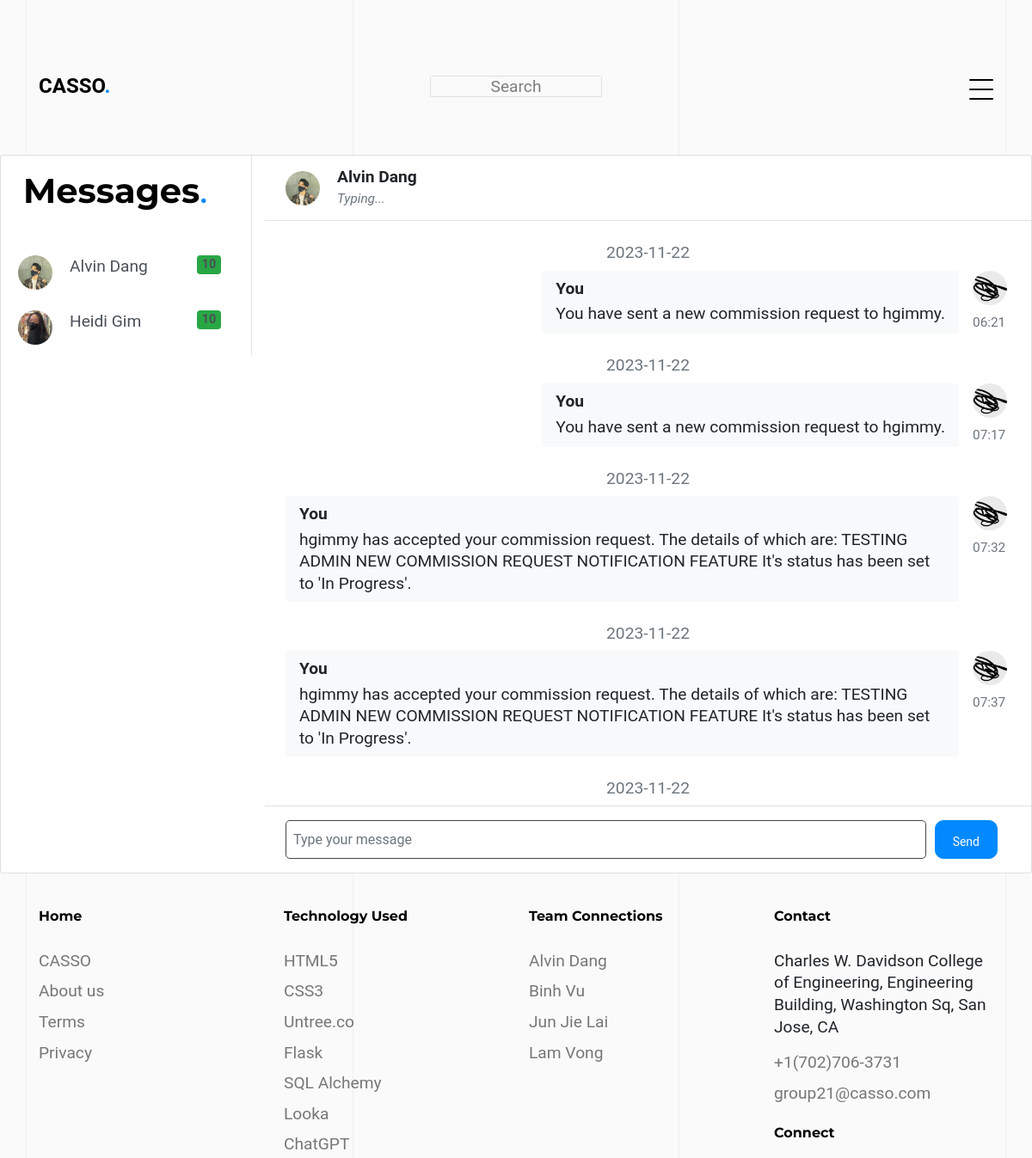
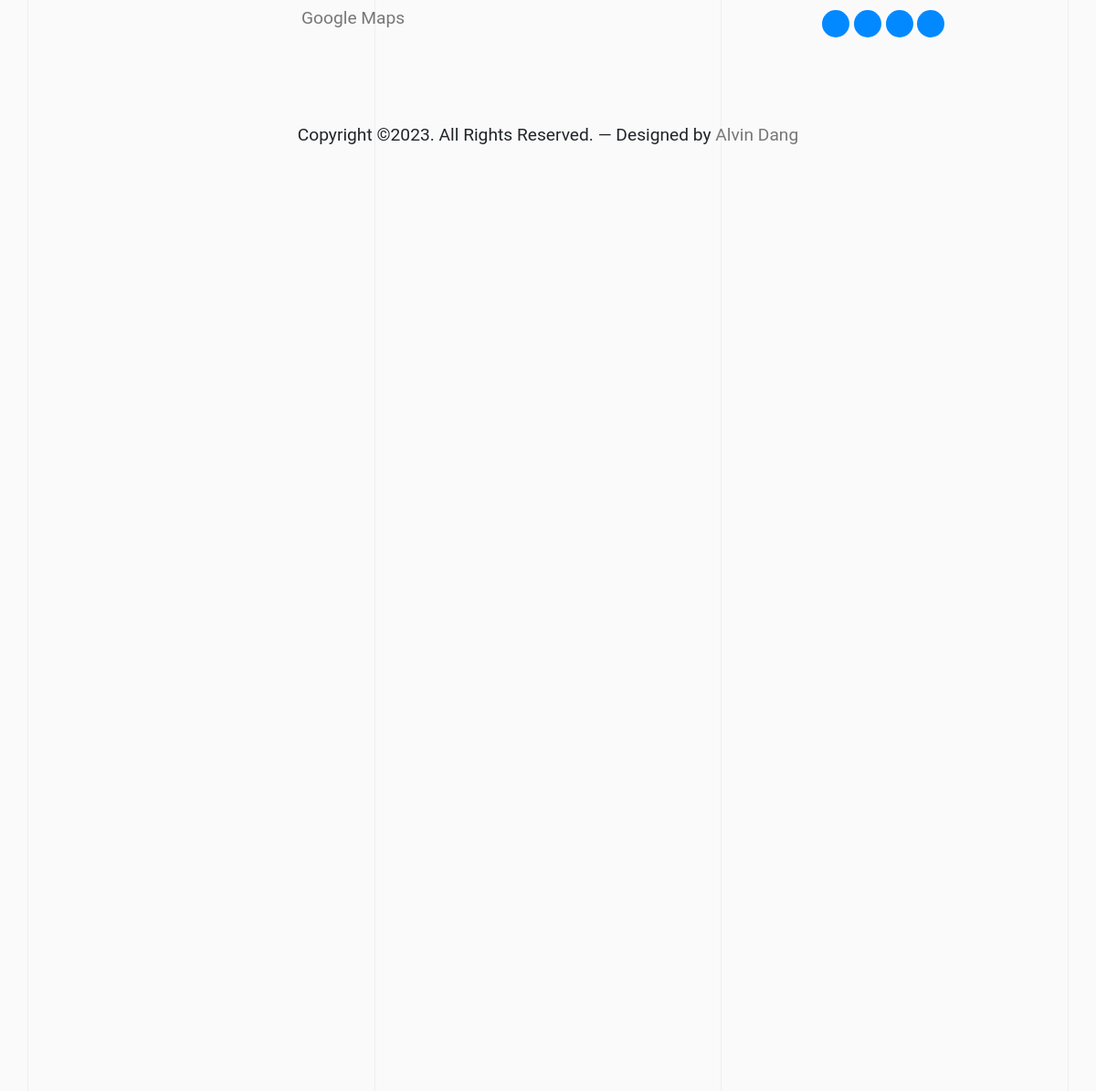
Screenshot of /chat/4 (signed in) with the database file from the repository (2 pictures, top to bottom).
### app/models.py (models this page shows, shortened)
class ChatSession(db.Model):
    id = db.Column(db.Integer, primary_key=True)
    user1_id = db.Column(db.Integer, db.ForeignKey('user.id'), nullable=False)
    user2_id = db.Column(db.Integer, db.ForeignKey('user.id'), nullable=False)
    created_at = db.Column(db.TIMESTAMP, default=db.func.current_timestamp())
    messages = db.relationship('Message', back_populates='chat_session', lazy='dynamic', cascade='all, delete-orphan')

class User(UserMixin, db.Model):
    id = db.Column(db.Integer, primary_key=True)
    full_name = db.Column(db.String(80), nullable=False)
    username = db.Column(db.String(80), unique=True, nullable=False)
    email = db.Column(db.String(120), unique=True, nullable=False)
    password = db.Column(db.String(60), nullable=False)
    biography = db.Column(db.String(255))
    profile_picture = db.Column(db.String(255), default='default.jpg')
    def get(user_id):
        return User.query.get(int(user_id))
    posts = db.relationship('Post', backref='user', lazy=True, cascade='all, delete-orphan')
    '''commission_requests_sent = db.relationship('CommissionRequest',
        foreign_keys='CommissionRequest.sender_id',
        backref=db.backref('requesting_user', lazy='dynamic', uselist=True, back_populates='sender')
    )
    commission_requests_received = db.relationship('CommissionRequest',
        foreign_keys='CommissionRequest.receiver_id',
        backref=db.backref('commissioned_user', lazy='dynamic', uselist=True, back_populates='receiver')
    )'''
    commission_requests_sent = db.relationship('CommissionRequest',
        foreign_keys='CommissionRequest.sender_id',
        back_populates='sender',
        lazy='dynamic',
        cascade='all, delete-orphan')
    commission_requests_received = db.relationship('CommissionRequest',
        foreign_keys='CommissionRequest.receiver_id',
        back_populates='receiver',
        lazy='dynamic',
        cascade='all, delete-orphan')
    payments_sent = db.relationship('Payment',
        foreign_keys='Payment.payer_id',
        back_populates='payer',
        lazy='dynamic',
        cascade='all, delete-orphan')
    payments_received = db.relationship('Payment',
        foreign_keys='Payment.payee_id',
        back_populates='payee',
        lazy='dynamic',
        cascade='all, delete-orphan')
    messages_sent = db.relationship('Message',
        foreign_keys='Message.sender_id',
        backref='sent_messages',
        lazy='dynamic',
        overlaps="sent_messages",
        cascade='all, delete-orphan')
    messages_received = db.relationship('Message',
        foreign_keys='Message.receiver_id',
        backref='received_messages',
        lazy='dynamic',
        overlaps="received_messages",
        cascade='all, delete-orphan')
    '''chat_sessions_as_user1 = db.relationship('ChatSession',
        foreign_keys='ChatSession.user1_id', backref='user1', lazy='dynamic')
    chat_sessions_as_user2 = db.relationship('ChatSession',
        foreign_keys='ChatSession.user2_id', backref='user2', lazy='dynamic')

    likes = db.relationship('Like', backref='user', lazy='dynamic') # One to many

    followers = db.relationship('Follow', foreign_keys='Follow.followed_id', backref='followed', lazy='dynamic')
    following = db.relationship('Follow', foreign_keys='Follow.follower_id', backref='follower', lazy='dynamic')

    notifications = db.relationship('Notification', backref='user', lazy='dynamic')'''
    chat_sessions_as_user1 = db.relationship('ChatSession',
        foreign_keys='ChatSession.user1_id',
        backref='user1',
        lazy='dynamic',
        cascade='all, delete-orphan')
    chat_sessions_as_user2 = db.relationship('ChatSession',
        foreign_keys='ChatSession.user2_id',
        backref='user2',
        lazy='dynamic',
        cascade='all, delete-orphan')
    followers = db.relationship('Follow', foreign_keys='Follow.followed_id',
        backref='followed',
        lazy='dynamic',
        cascade='all, delete-orphan')
    following = db.relationship('Follow', foreign_keys='Follow.follower_id',
        backref='follower',
        lazy='dynamic',
        cascade='all, delete-orphan')

class Message(db.Model):
    id = db.Column(db.Integer, primary_key=True)
    sender_id = db.Column(db.Integer, db.ForeignKey('user.id'), nullable=False)
    receiver_id = db.Column(db.Integer, db.ForeignKey('user.id'), nullable=False)
    content = db.Column(db.String(255), nullable=False)
    created_at = db.Column(db.TIMESTAMP, default=db.func.current_timestamp())
    chat_session_id = db.Column(db.Integer, db.ForeignKey('chat_session.id'))
    sender = db.relationship('User', foreign_keys=[sender_id], backref='sent_messages', overlaps="sent_messages")
    receiver = db.relationship('User', foreign_keys=[receiver_id], backref='received_messages', overlaps="sent_messages")
    chat_session_id = db.Column(db.Integer, db.ForeignKey('chat_session.id'))
    chat_session = db.relationship('ChatSession', back_populates='messages')

### app/routes.py (the view, shortened to what this page needs)
@bp.route('/chat/<int:chat_session_id>', methods=['GET', 'POST'])
@login_required
def chat_session(chat_session_id):
    curr_chat_session = ChatSession.query.get_or_404(chat_session_id)
    user_chat_sessions = ChatSession.query.filter(
        (ChatSession.user1_id == current_user.id) | (ChatSession.user2_id == current_user.id)
    ).all()
    most_recent_chat_session = None
    most_recent_message_time = None
    for chat_session in user_chat_sessions:
        most_recent_message = Message.query.filter_by(chat_session_id=chat_session.id).order_by(Message.created_at.asc()).first()
        if most_recent_message and (most_recent_message_time is None or most_recent_message.created_at > most_recent_message_time):
            most_recent_chat_session = chat_session
            most_recent_message_time = most_recent_message.created_at
    messages = curr_chat_session.messages.order_by(Message.created_at.asc()).all()
    commission_requests = CommissionRequest.query.filter((CommissionRequest.receiver_id == current_user.id) | (CommissionRequest.sender_id == current_user.id)).all()
    for commission_request in commission_requests:
        print(commission_request.id)
    return render_template('chat.html', user_chat_sessions=user_chat_sessions,
            current_chat_session=curr_chat_session, messages=messages,
            commission_requests=commission_requests)

### run.py (called while the page is built)
@login_manager.user_loader
def load_user(user_id):
    from app.models import User
    return User.get(user_id)

### templates/chat.html (shortened to what this page needs)
{% extends "base.html" %}
{% block content %}
<link rel="stylesheet" href="{{ url_for('static', filename='css/chat.css') }}">
<div class="untree_co-section pb-0">
    <div class="msg-container p-0">
		<div class="card" style="height: 100%;">
			<div class="row g-0" style="height: 100%;">
				<div class="col-12 col-lg-5 col-xl-3 border-right" style="height: 100%;">
					<div style="margin-left: 20px; margin-top: 10px; padding-left: 5px; border: 1px solid white;">
					<h1 class="heading gsap-reveal-hero mb-3"><span class="reveal-wrap"><span class="reveal-content" style="transform: matrix(1, 0, 0, 1, 0, 0);"><strong>Messages</strong><span class="text-primary">.</span></span></span></h1>
					</div>
					<div class="chat-users p-0">
						{% if user_chat_sessions %}
							{% for chat_session in user_chat_sessions %}
								<a href="{{ url_for('main.chat_session', chat_session_id=chat_session.id) }}" class="list-group-item list-group-item-action border-0">
									<div class="badge bg-success float-right">{{ chat_session.messages.count() }}</div>
									<div class="d-flex align-items-start">
										{% if chat_session.user1.id == current_user.id %}
											<img src="{{ url_for('static', filename='images/userPhotos/' + chat_session.user2.profile_picture) }}" class="rounded-circle mr-1" alt="{{ chat_session.user2.full_name }}" width="40" height="40">
											<div class="flex-grow-1 ml-3">
												{{ chat_session.user2.full_name }}
											</div>
										{% else %}
											<img src="{{ url_for('static', filename='images/userPhotos/' + chat_session.user1.profile_picture) }}" class="rounded-circle mr-1" alt="{{ chat_session.user1.full_name }}" width="40" height="40">
											<div class="flex-grow-1 ml-3">
												{{ chat_session.user1.full_name }}
											</div>
										{% endif %}
									</div>
								</a>
							{% endfor %}
						{% endif %}
					</div>
				</div>
				<div class="col-12 col-lg-7 col-xl-9" style="height: 100%;">
					<div class="py-2 px-4 border-bottom d-none d-lg-block">
						{% if current_chat_session %}
							<div class="d-flex align-items-center py-1">
								{% if current_chat_session.user1.id == current_user.id %}
									<div class="position-relative">
										<img src="{{ url_for('static', filename='images/userPhotos/' + current_chat_session.user2.profile_picture) }}"
											class="rounded-circle mr-1" alt="{{ current_chat_session.user2.full_name }}"
											width="40" height="40">
									</div>
									<div class="flex-grow-1 pl-3">
										<strong>{{ current_chat_session.user2.full_name }}</strong>
										<div class="text-muted small"><em>Typing...</em></div>
									</div>
								{% else %}
									<div class="position-relative">
										<img src="{{ url_for('static', filename='images/userPhotos/' + current_chat_session.user1.profile_picture) }}"
											class="rounded-circle mr-1" alt="{{ current_chat_session.user1.full_name }}"
											width="40" height="40">
									</div>
									<div class="flex-grow-1 pl-3">
										<strong>{{ current_chat_session.user1.full_name }}</strong>
										<div class="text-muted small"><em>Typing...</em></div>
									</div>
								{% endif %}
							</div>
						{% else %}
							<div class="flex-grow-1 pl-3">
								<strong>No current chat session to display.</strong>
								<div class="text-muted small"><em>Start a chat with another user to display!</em></div>
							</div>
						{% endif %}
					</div>
					<div class="position-relative" style="height: 80%;">
						<div id="chat-messages" class="chat-messages p-4" style="height: 100%;">
							{% if messages %}
								{% set current_date = None %}
								{% for message in messages %}
									{% if current_date != message.created_at.strftime('%Y-%m-%d') %}
										<div class="text-muted text-center mb-2">
											{{ message.created_at.strftime('%Y-%m-%d') }}
										</div>
										{% set current_date = message.created_at.strftime('%Y-%m-%d') %}
									{% endif %}
									{% if message.sender_id == current_user.id %}
										<div class="chat-message-right pb-4">
											<div>
												<img src="{{ url_for('static', filename='images/userPhotos/' + message.sender.profile_picture) }}"
													class="rounded-circle mr-1" alt="{{ message.sender.full_name }}"
													width="40" height="40">
												<div class="text-muted small text-nowrap mt-2">{{ message.created_at.strftime('%H:%M') }}</div>
											</div>
											<div class="flex-shrink-1 bg-light rounded py-2 px-3 mr-3">
												<div class="font-weight-bold mb-1">You</div>
												{{ message.content }}
											</div>
										</div>
									{% endif %}
								{% endfor %}
							{% endif %}
						</div>
					</div>
					<div class="flex-grow-0 py-3 px-4 border-top" style="height: 100%;">
						{% if current_chat_session %}
							<form method="post" action="{{ url_for('main.chat_session', chat_session_id=current_chat_session.id) }}">
								<div class="input-group" style="width: 100%">
									<input id="message-input" type="text" class="form-control" name="message_input"
										placeholder="Type your message">
									<button id="send-button" class="btn btn-primary" type="submit">Send</button>
								</div>
							</form>
						{% else %}
							<div class="input-group" style="width: 100%">
								No current chat session to send a message to.
							</div>
						{% endif %}
					</div>
				</div>
			</div>
		</div>
	</div>
</div>
{% endblock %}

### static/css/style.css (style rules this page uses)
body { font-family: "PT Mono", monospace; line-height: 1.6; background: #ffffff; overflow-x: hidden; font-size: 16px; }
body:before { content: ""; position: fixed; top: 0; left: 0; z-index: 99; right: 0; bottom: 0; background: rgba(0, 0, 0, 0.2); opacity: 0; visibility: hidden; -webkit-transition: .3s all ease; -o-transition: .3s all ease; transition: .3s all ease; }
a { color: #0389ff; -webkit-transition: .3s all ease; -o-transition: .3s all ease; transition: .3s all ease; }
.text-primary { color: #0389ff !important; }
h1, .h1, h2, .h2, h3, .h3, h4, .h4 { font-family: "Montserrat", sans-serif; color: #dddde6; }
.btn { padding-top: 14px; padding-bottom: 14px; padding-left: 20px; padding-right: 20px; border-radius: 0px; font-size: 14px; border: 1px solid transparent; }
.btn.btn-primary { background: #0389ff; border-color: #0389ff; }
.form-control, .custom-select { border: none; font-size: 16px; height: 45px; padding-left: 0; padding-right: 0; background: transparent; border-bottom: 1px solid #43434d; border-radius: 0; }
.untree_co-section { padding: 7rem 0; }
.untree_co-section .heading, .untree_co-section .subheading { color: #000000; }
.untree_co-section .heading strong, .untree_co-section .subheading strong { font-weight: 700; }
.untree_co-section .heading { font-size: 40px; }
.gsap-reveal-hero { line-height: 0; }
.gsap-reveal-hero .reveal-wrap { position: relative; overflow: hidden; display: inline-block; }
.gsap-reveal-hero .reveal-wrap .reveal-content { line-height: 1.5; z-index: 1; display: inline-block; -webkit-transform: translateX(-100%); -ms-transform: translateX(-100%); transform: translateX(-100%); }
.position-relative { position: relative; }
*, *::before, *::after { box-sizing: border-box; }
body { margin: 0; padding: 48px 0; font-family: "Figtree", sans-serif; font-size: 1.2rem; line-height: 1.6rem; background-image: linear-gradient(45deg, #7c9885, #b5b682); min-height: 100vh; }
* { margin: 0; padding: 0; box-sizing: border-box; }
body { width: 100%; background: #fafafa; position: relative; font-family: 'roboto', sans-serif; }

### static/css/chat.css (style rules this page uses)
body { margin-top:20px; }
@media (min-width: 768px) { .msg-container { max-height: 430px; } }
@media (min-width: 768px) { .chat-messages { max-height: 100px; } }
@media (min-width: 768px) { .chat-users { max-height: 60px; } }
@media (min-width: 977px) { .msg-container { max-height: 830px; } }
@media (min-width: 977px) { .chat-messages { max-height: 200px; } }
@media (min-width: 977px) { .chat-users { max-height: 500px; } }
@media (min-width: 1130px) { .msg-container { max-height: 780px; } }
.chat-messages { display: flex; flex-direction: column; max-height: 680px; overflow-y: auto }
.chat-users { display: flex; flex-direction: column; max-height: 780px; overflow-y: auto }
.chat-message-left, .chat-message-right { display: flex; flex-shrink: 0 }
.chat-message-right { flex-direction: row-reverse; margin-left: auto }
.py-3 { padding-top: 1rem!important; padding-bottom: 1rem!important; }
.px-4 { padding-right: 1.5rem!important; padding-left: 1.5rem!important; }
.flex-grow-0 { flex-grow: 0!important; }
.border-top { border-top: 1px solid #dee2e6!important; }
.form-control, .custom-select { border: 1px solid #43434d !important; border-radius: 10px; padding-left: 8px; }
.btn { padding-bottom: 8px; border-radius: 10px; }
.input-group { border-radius: 5px; width: 715px; padding-right: 15px; }
.input-group .form-control { border-radius: 5px !important; margin-right: 10px; }
.rounded-circle { object-fit: cover; }

### rows the page displays
ChatSession: messages.count "10", profile_picture (picture), user1.full_name "Alvin Dang"
ChatSession: messages.count "10", profile_picture (picture), user2.full_name "Heidi Gim"
User: profile_picture (picture), user1.full_name "Alvin Dang"
Message: created_at "2023-11-22", profile_picture (picture), created_at "06:21", content "You have sent a new commission request to hgimmy."
Message: created_at "2023-11-22", profile_picture (picture), created_at "07:17", content "You have sent a new commission request to hgimmy."
Message: created_at "2023-11-22", profile_picture (picture), created_at "07:32", content "hgimmy has accepted your commission request. The details of which are: TESTING ADMIN NEW COMMISSION REQUEST NOTIFICATION FEATURE It's status has been set to 'In Progress'."
Message: created_at "2023-11-22", profile_picture (picture), created_at "07:37", content "hgimmy has accepted your commission request. The details of which are: TESTING ADMIN NEW COMMISSION REQUEST NOTIFICATION FEATURE It's status has been set to 'In Progress'."
Message: created_at "2023-11-22"
